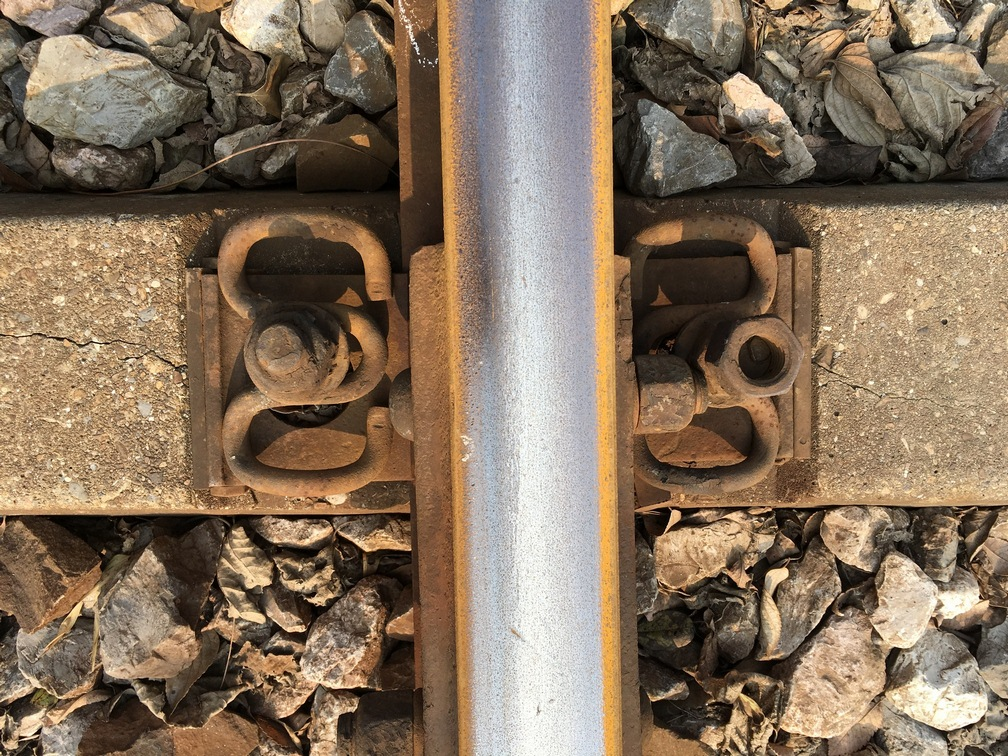
#> input picture opencv/img/V/IMG_2512.JPG, 1008 x 756 px, found by its file name
$ python hist.py
#> lines starting #> are read from the running program, lines starting #| are printed output that depends on the picture
import cv2

from matplotlib import pyplot as plt

import cv2
import numpy as np
import matplotlib.pyplot as plt

img = cv2.imread('img/V/IMG_2512.jpg', cv2.IMREAD_GRAYSCALE)
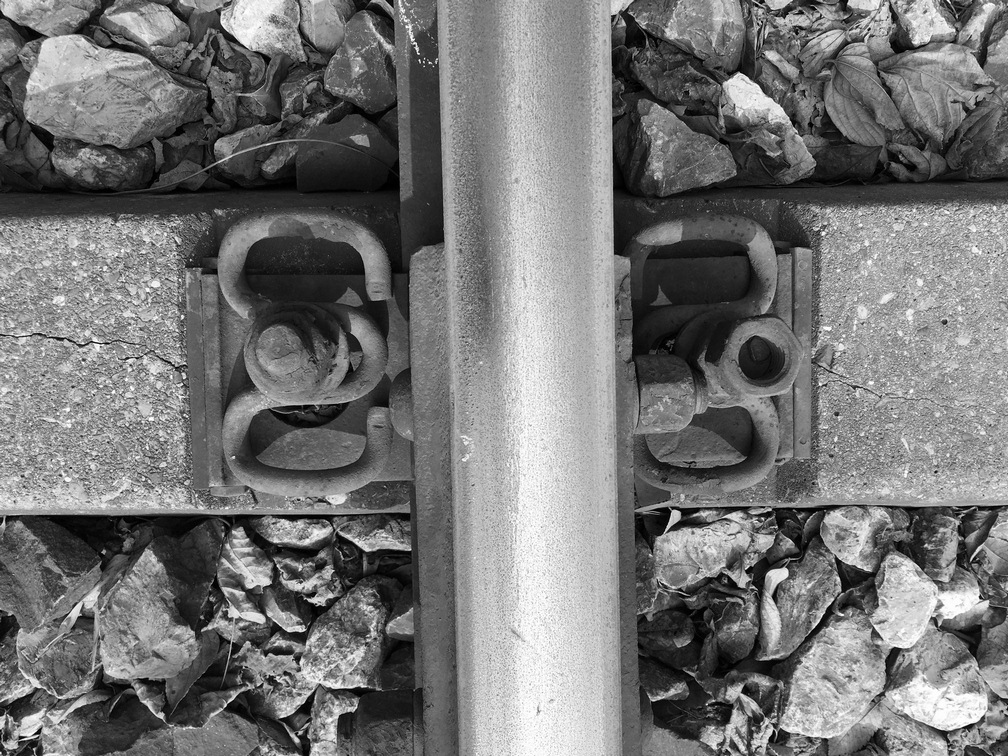
#> img: shape (756, 1008); min 0, max 255, mean 116.6

# opencv方法读取-cv2.calcHist（速度最快）
# 图像，通道[0]-灰度图，掩膜-无，灰度级，像素范围
hist_cv = cv2.calcHist([img], [0], None, [256], [0, 256])
#> hist_cv = 256 values, max 4233 at index 155, min 327 at index 254, mean 2976.8

# numpy方法读取-np.histogram()
hist_np, bins = np.histogram(img.ravel(), 256, [0, 256])
#> hist_np has the same summary as hist_cv; bins = 257 values from 0 to 256

# numpy的另一种方法读取-np.bincount()（速度=10倍法2）
hist_np2 = np.bincount(img.ravel(), minlength=256)
#> hist_np2 has the same summary as hist_cv
plt.subplot(221), plt.imshow(img, 'gray')
plt.subplot(222), plt.plot(hist_cv)
plt.subplot(223), plt.plot(hist_np)
plt.subplot(224), plt.plot(hist_np2)
plt.show()
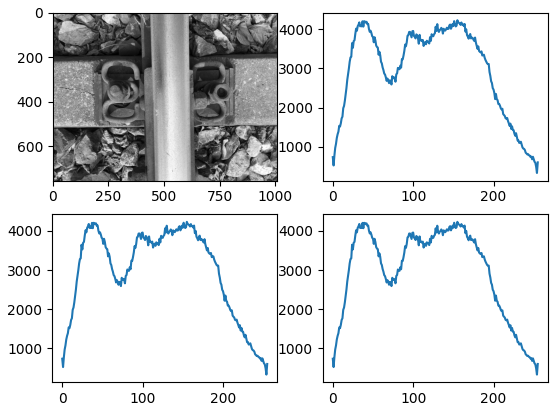
#> figure drawn by matplotlib, 4 panels; panel 2: curve peaks at x = 155, y = 4233; panel 3: curve peaks at x = 155, y = 4233; panel 4: curve peaks at x = 155, y = 4233


'''
int
i, j;
// 垂直方向进行累加（积分）
for (i=0; i < src_binary.cols; i++) // 列
{
for (j=0; j < src_binary.rows; j++) // 行
{
if ( src_binary.at < uchar > ( j, i ) == 0) // 统计的是黑色像素的数量
v[i]++;
}
}
// 绘制垂直方向上的投影
for (i=0; i < src_binary.cols; i++)
{
for (j=0; j < v[i]; j++)
{
paintX.at < uchar > ( j, i ) = 255; // 填充白色的像素
}
}
// 水平方向进行累加（积分）
for (i=0; i < src_binary.rows; i++) // 行
{
for (j=0; j < src_binary.cols; j++) // 列
{
if ( src_binary.at < uchar > ( i, j ) == 0) // 统计黑色像素的数量
h[i]++;
}
}
// 绘制水平方向上的投影
for (i=0; i < src_binary.rows; i++)
{
for (j=0; j < h[i]; j++)
{
paintY.at < uchar > ( i, j ) = 255; // 填充白色的像素
}
}
'''

$ run again, with opencv/img/V/IMG_2479.JPG copied over opencv/img/V/IMG_2512.JPG
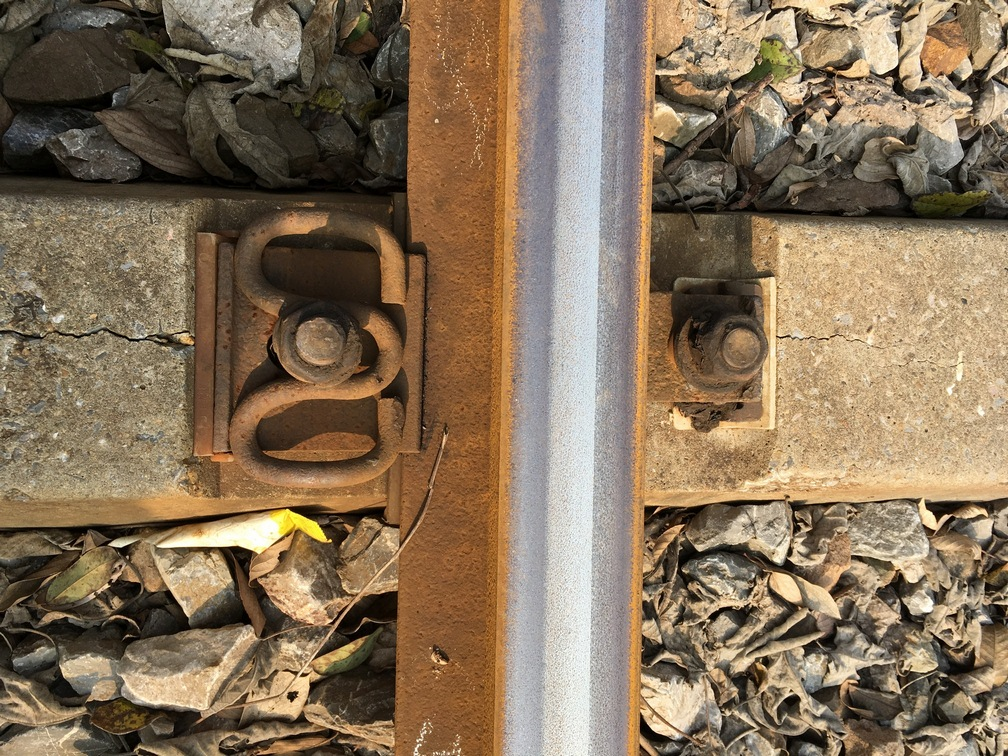
#> input picture opencv/img/V/IMG_2479.JPG, 1008 x 756 px, found by its file name
#> `img = cv2.imread('img/V/IMG_2512.jpg', cv2.IMREAD_GRAYSCALE)`:
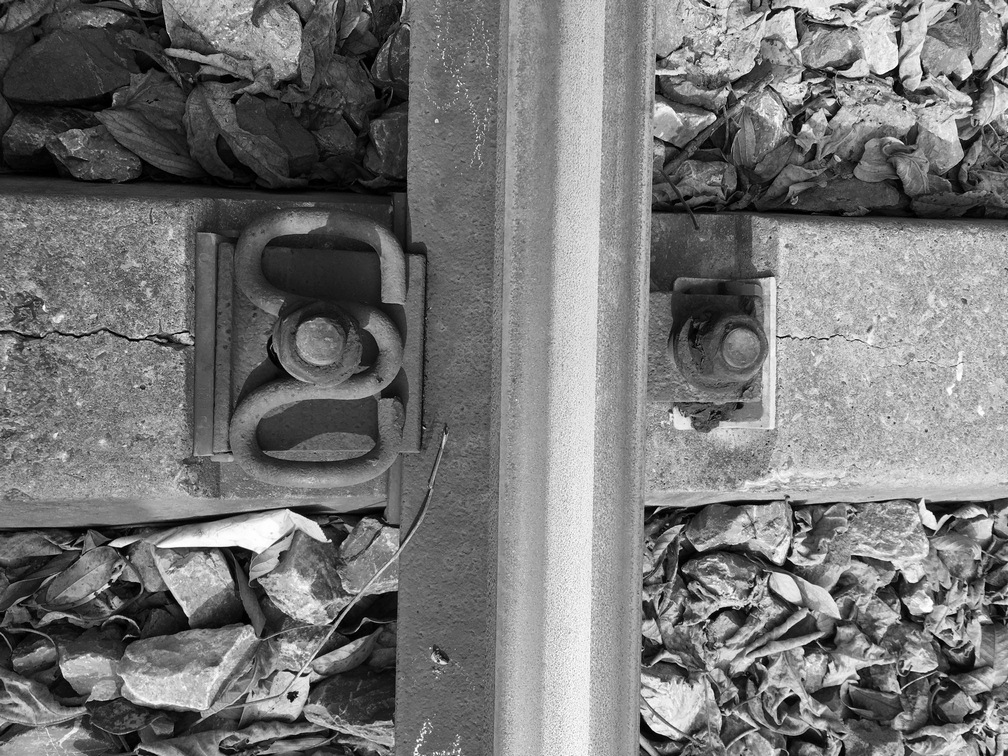
#> img: shape (756, 1008); min 0, max 255, mean 117.6
#> hist_cv = 256 values, max 4996 at index 103, min 124 at index 255, mean 2976.8
#> hist_np has the same summary as hist_cv; bins = 257 values from 0 to 256
#> hist_np2 has the same summary as hist_cv
#> `plt.show()`:
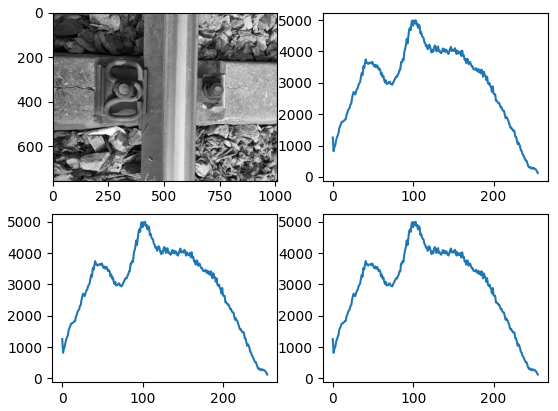
#> figure drawn by matplotlib, 4 panels; panel 2: curve peaks at x = 103, y = 4996; panel 3: curve peaks at x = 103, y = 4996; panel 4: curve peaks at x = 103, y = 4996

$ run again, with opencv/img/V/IMG_2480.JPG copied over opencv/img/V/IMG_2512.JPG
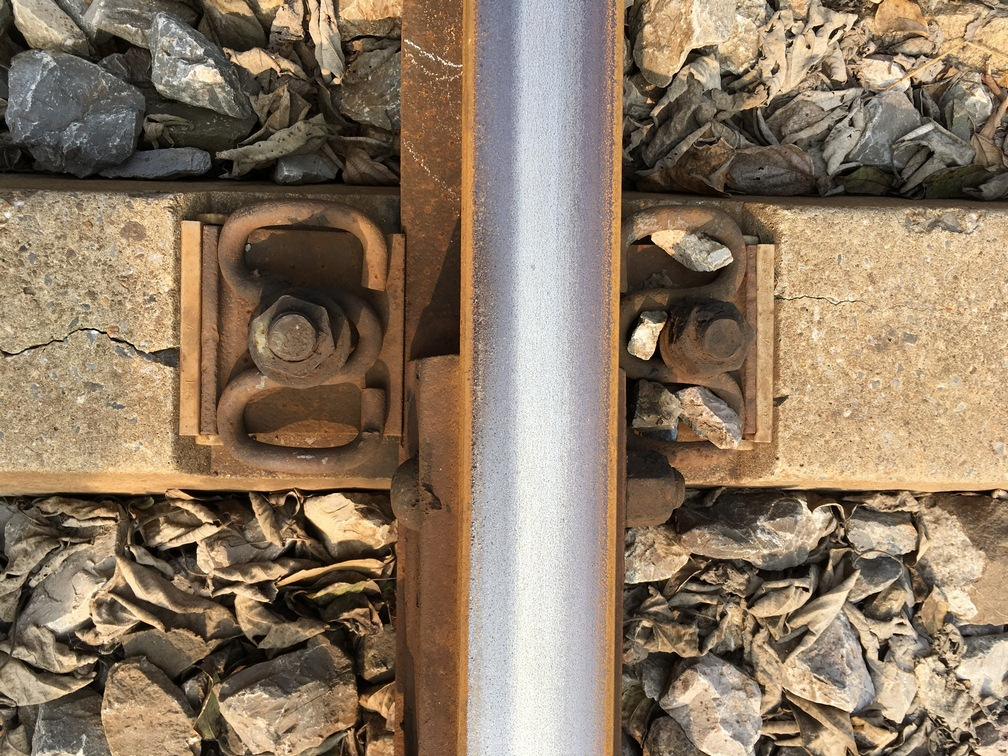
#> input picture opencv/img/V/IMG_2480.JPG, 1008 x 756 px, found by its file name
#> `img = cv2.imread('img/V/IMG_2512.jpg', cv2.IMREAD_GRAYSCALE)`:
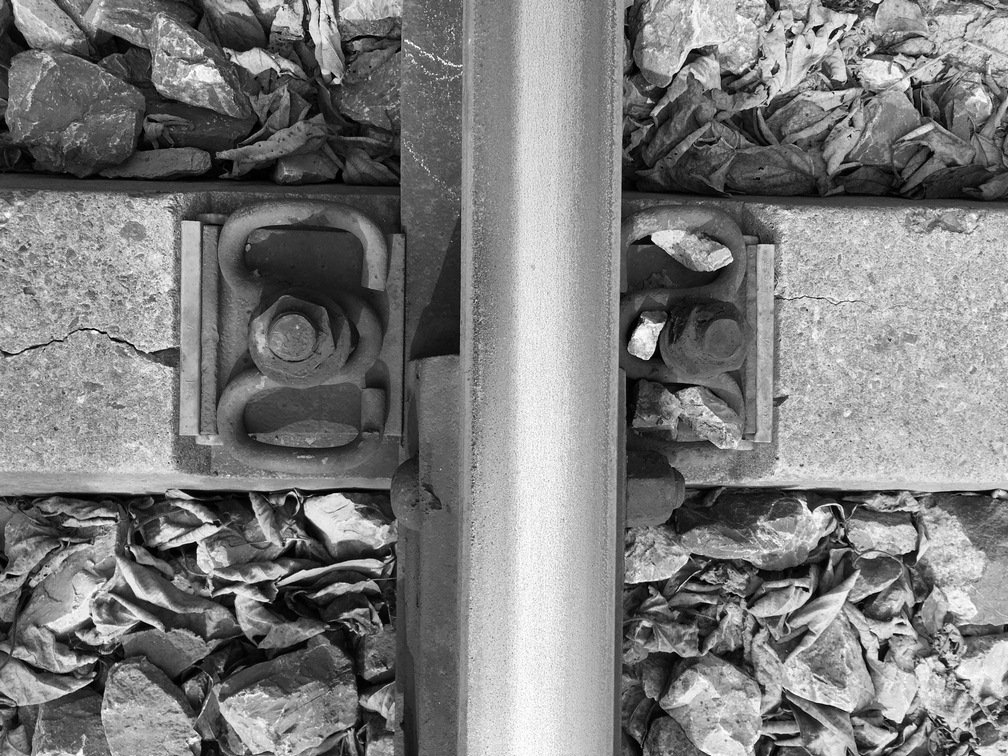
#> img: shape (756, 1008); min 0, max 255, mean 124.5
#> hist_cv = 256 values, max 4332 at index 89, min 169 at index 254, mean 2976.8
#> hist_np has the same summary as hist_cv; bins = 257 values from 0 to 256
#> hist_np2 has the same summary as hist_cv
#> `plt.show()`:
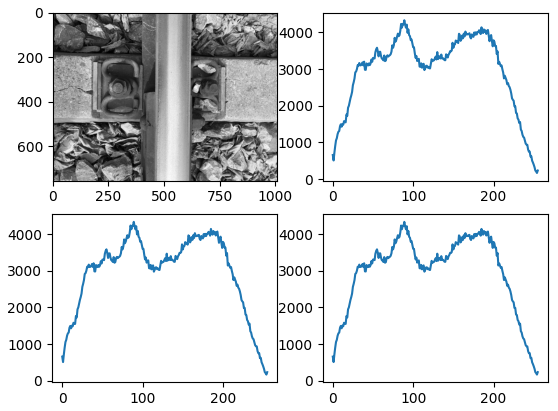
#> figure drawn by matplotlib, 4 panels; panel 2: curve peaks at x = 89, y = 4332; panel 3: curve peaks at x = 89, y = 4332; panel 4: curve peaks at x = 89, y = 4332

$ run again, with opencv/img/V/IMG_2481.JPG copied over opencv/img/V/IMG_2512.JPG
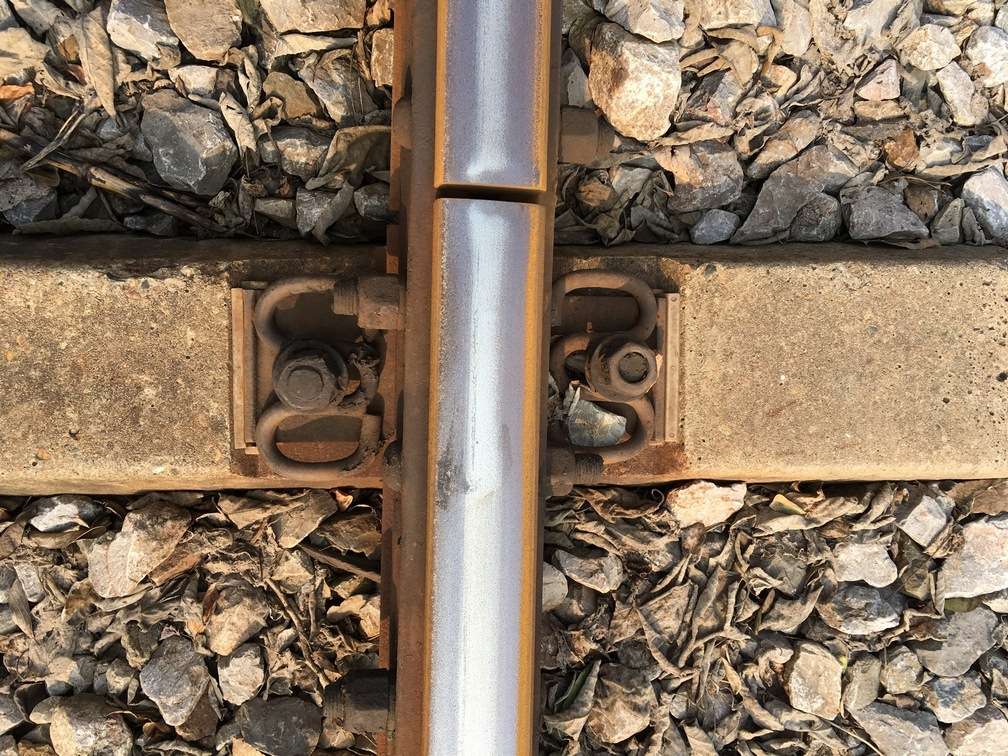
#> input picture opencv/img/V/IMG_2481.JPG, 1008 x 756 px, found by its file name
#> `img = cv2.imread('img/V/IMG_2512.jpg', cv2.IMREAD_GRAYSCALE)`:
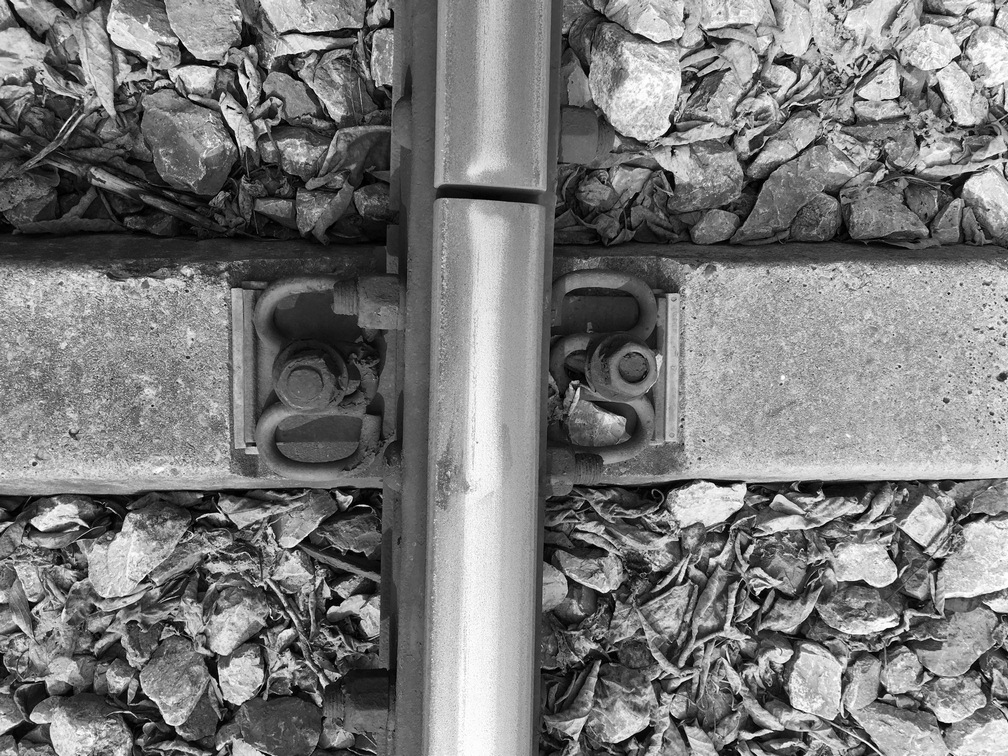
#> img: shape (756, 1008); min 0, max 255, mean 121.5
#> hist_cv = 256 values, max 4220 at index 164, min 225 at index 254, mean 2976.8
#> hist_np has the same summary as hist_cv; bins = 257 values from 0 to 256
#> hist_np2 has the same summary as hist_cv
#> `plt.show()`:
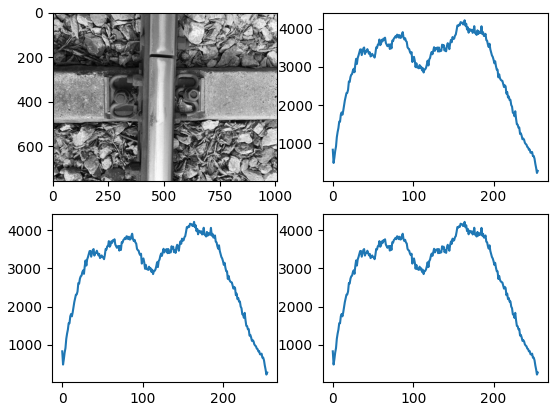
#> figure drawn by matplotlib, 4 panels; panel 2: curve peaks at x = 164, y = 4220; panel 3: curve peaks at x = 164, y = 4220; panel 4: curve peaks at x = 164, y = 4220
